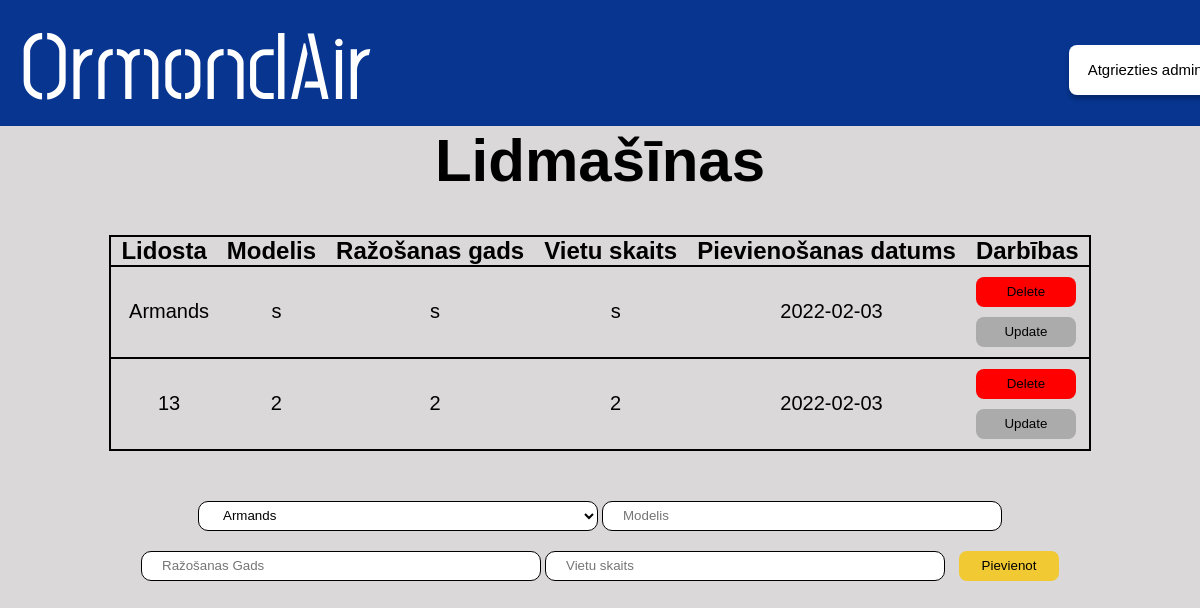
The page /admin/lidmasinas on the database its author committed.
### main.py (models this page shows, shortened)
class Lidmasina(db.Model):
    id = db.Column(db.Integer, primary_key=True)
    content = db.Column(db.String(200), nullable=False)
    modelis = db.Column(db.String(200), nullable=False)
    razosanas_gads = db.Column(db.String(3), nullable=False)
    vietu_skaits = db.Column(db.String(200), nullable=False)
    date_created = db.Column(db.DateTime, default=datetime.utcnow)

### main.py (the view)
@app.route('/admin/lidmasinas', methods=['POST', 'GET'])
def lidmasina():
    if request.method == 'POST':
      new_lidmasina = Lidmasina(content=request.form['content'],modelis=request.form['modelis'], razosanas_gads=request.form['razosanas_gads'], vietu_skaits=request.form['vietu_skaits'])
      try:
        db.session.add(new_lidmasina)
        db.session.commit()
        return redirect('/admin/lidmasinas')
      except:
        return "Draugi nav labi!"
    else:
      lidostas = Lidosta.query.order_by(Lidosta.id).all()
      tasks = Lidmasina.query.order_by(Lidmasina.date_created).all()
      return render_template('adminlidmasinas.html', tasks=tasks, lidostas = lidostas)

### templates/adminlidmasinas.html (shortened to what this page needs)
<!DOCTYPE html>
<html lang="en">
  <head>
    <link href="/static/css/stylesheet.css" rel="stylesheet" />
  </head>
  <body>
    <div class="augsejaisBaneris">
      <a href="/">
        <h1 class="homePage">OrmondAir</h1>
      </a>
      <a href="/admin">
        <button id="atgriezties_admin">Atgriezties admin</button>
      </a>
    </div>
    <div class="apaksejaisBaneris">
      <h1 id="virsraksts">Lidmašīnas</h1>
      {% if tasks|length < 1 %}
      <h4 id="apaksraksts">Nav pievienota neviena lidmašīna! </h4>
      {% else %}
      <table class="tabula">
         <tr class="tabula">
          <th class="teksts">Lidosta</th>
          <th class="teksts">Modelis</th>
          <th class="teksts">Ražošanas gads</th>
          <th class="teksts">Vietu skaits</th>
          <th class="teksts">Pievienošanas datums</th>
          <th class="teksts">Darbības</th>
        </tr>
        {% for task in tasks %}
          <tr class="tabula">
            <td class="dbteksts">{{ task.content }}</td>
            <td class="dbteksts">{{ task.modelis }}</td>
            <td class="dbteksts">{{ task.razosanas_gads }}</td>
            <td class="dbteksts">{{ task.vietu_skaits }}</td>
            <td class="dbteksts">{{ task.date_created.date() }}</td>
            <td>
              <a href="/delete_airplane/{{task.id}}"><button id=dzest>Delete</button></a>
                <br>
              <a href="/update_lidmasinas/{{task.id}}"><button id=labot>Update</button></a>
            </td>
          </tr>
        {% endfor %}
      </table>
      {% endif %}
      <form action="/admin/lidmasinas" method="POST" id="form">
        <select class="input" name="content" id="content" method="POST">
          {% for lidosta in lidostas %}
            <option value="{{lidosta.content}}">{{ lidosta.content }}</option>
          {% endfor %}
        </select>
        <input class="input" type="text" placeholder="Modelis" name="modelis" id="modelis" maxlength="50" required>
        <input class="input" type="text" placeholder="Ražošanas Gads" name="razosanas_gads" id="razosanas_gads" maxlength="4" required>
        <input class="input" type="text" placeholder="Vietu skaits" name="vietu_skaits" id="vietu_skaits" maxlength="4" required>
        <input type="submit" value="Pievienot" id="pievienot">
      </form>
    </div>
  </body>
</html>

### static/css/stylesheet.css (style rules this page uses)
body { background: rgba(186, 182, 182, 0.53); }
* { margin: 0; padding: 0; box-sizing: border-box; text-decoration: none; }
.augsejaisBaneris { position: absolute; left: 0%; right: 0%; top: 0%; bottom: 84.28%; background: #073590; }
.homePage { position: absolute; left: 0%; font-family: Post No Bills Colombo Medium; font-size: 96px; display: flex; margin-left: 20px; color: #ffffff; user-select: none; }
.apaksejaisBaneris { position: absolute; top: 15.72%; right: 0px; left: 0px; }
#atgriezties_admin { position: absolute; width: 152px; height: 50.63px; left: 89.1%; top: 35.4%; background: #ffffff; border-radius: 8px; box-shadow: 0px 4px 4px rgba(0, 0, 0, 0.25); border-style: none; font-family: Arial, Helvetica, sans-serif; font-size: 15px; cursor: pointer; }
#pievienot { width: 100px; height: 30px; background: #f1c933; border-radius: 8px; outline: none; cursor: pointer; border: 1px solid transparent; margin-left: 10px; }
.teksts { font-family: Arial, Helvetica, sans-serif; font-size: 24px; color: #000000; padding-left: 10px; padding-right: 10px; }
.input { background: #ffffff; border: 1px solid #000000; box-sizing: border-box; border-radius: 10px; outline: none; padding-left: 20px; padding-right: 20px; width: 400px; height: 30px; margin-top: 10px; margin-bottom: 10px; }
#dzest { width: 100px; height: 30px; background: #ff0000; border-radius: 8px; outline: none; cursor: pointer; border: 1px solid transparent; margin-top: 10px; margin-left: 10px; }
#labot { width: 100px; height: 30px; background: #ababab; border-radius: 8px; outline: none; cursor: pointer; border: 1px solid transparent; margin-top: 10px; margin-left: 10px; margin-bottom: 10px; }
.dbteksts { text-align: center; font-family: Arial, Helvetica, sans-serif; font-size: 20px; color: #000000; padding-left: 10px; }
#virsraksts { text-align: center; font-family: Arial, Helvetica, sans-serif; font-size: 60px; color: #000000; }
.tabula { border-collapse: collapse; border: solid 2px #000000; margin-left: auto; margin-right: auto; margin-top: 40px; margin-bottom: 40px; }
#form { text-align: center; }

### rows shown on the page
Lidmasina: content "Armands", modelis "s", razosanas_gads "s", vietu_skaits "s", date_created "2022-02-03"
Lidmasina: content "13", modelis "2", razosanas_gads "2", vietu_skaits "2", date_created "2022-02-03"

### other values the page prints
form field content "Armands"
